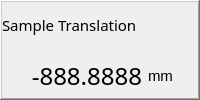
         <widget class="QFrame" name="pframe_5">
          <property name="minimumSize">
           <size>
            <width>100</width>
            <height>0</height>
           </size>
          </property>
          <property name="frameShape">
           <enum>QFrame::WinPanel</enum>
          </property>
          <property name="frameShadow">
           <enum>QFrame::Raised</enum>
          </property>
          <layout class="QVBoxLayout" name="verticalLayout_24">
           <property name="leftMargin">
            <number>0</number>
           </property>
           <property name="topMargin">
            <number>0</number>
           </property>
           <property name="rightMargin">
            <number>0</number>
           </property>
           <property name="bottomMargin">
            <number>0</number>
           </property>
           <item>
            <widget class="QLabel" name="label_51">
             <property name="font">
              <font>
               <family>Bahnschrift</family>
               <pointsize>11</pointsize>
               <weight>50</weight>
               <bold>false</bold>
              </font>
             </property>
             <property name="text">
              <string>Sample Translation</string>
             </property>
             <property name="alignment">
              <set>Qt::AlignLeading|Qt::AlignLeft|Qt::AlignVCenter</set>
             </property>
            </widget>
           </item>
           <item>
            <layout class="QHBoxLayout" name="horizontalLayout_49">
             <property name="leftMargin">
              <number>0</number>
             </property>
             <property name="topMargin">
              <number>0</number>
             </property>
             <property name="rightMargin">
              <number>0</number>
             </property>
             <property name="bottomMargin">
              <number>0</number>
             </property>
             <item>
              <widget class="QLabel" name="sta_pos">
               <property name="minimumSize">
                <size>
                 <width>140</width>
                 <height>0</height>
                </size>
               </property>
               <property name="font">
                <font>
                 <family>Bahnschrift</family>
                 <pointsize>18</pointsize>
                 <italic>false</italic>
                </font>
               </property>
               <property name="text">
                <string>-888.8888</string>
               </property>
               <property name="alignment">
                <set>Qt::AlignRight|Qt::AlignTrailing|Qt::AlignVCenter</set>
               </property>
              </widget>
             </item>
             <item>
              <widget class="QLabel" name="label_52">
               <property name="font">
                <font>
                 <family>Segoe UI</family>
                 <pointsize>11</pointsize>
                 <weight>50</weight>
                 <bold>false</bold>
                </font>
               </property>
               <property name="text">
                <string>mm</string>
               </property>
               <property name="alignment">
                <set>Qt::AlignLeading|Qt::AlignLeft|Qt::AlignVCenter</set>
               </property>
              </widget>
             </item>
            </layout>
           </item>
          </layout>
         </widget>
